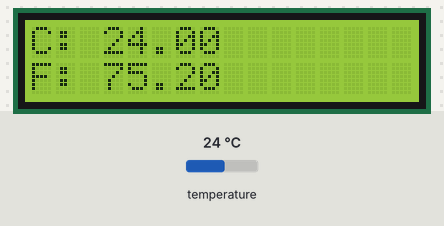
Simulated run of this sketch. Board: Arduino Uno, built with avr-gcc and run on an emulated ATmega328P. Shown: 16×2 character LCD. The inputs (shaded band) are chosen by the test bench; at power-on: temperature 24 °C.

Above: at 1.2 s.
1.3 s: temperature set to 12 °C
At 3.0 s:
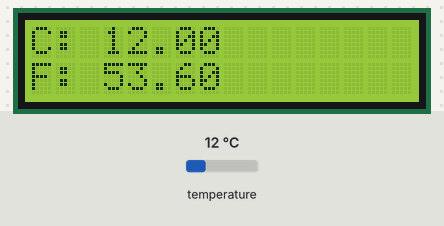
4.1 s: temperature set to 19 °C
At 5.6 s:
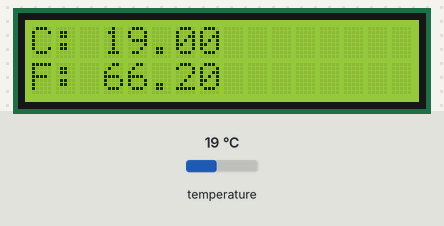
6.6 s: temperature set to 28 °C
At 8.4 s:
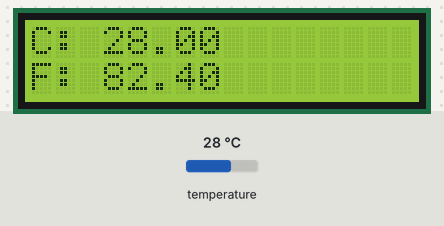
Timing chart, 0 to 9.9 s (numbered marks = the images above; inputs shaded):
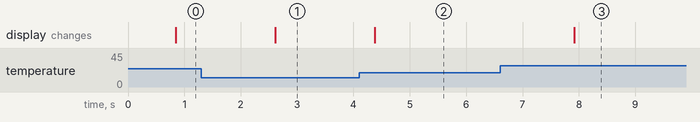

The sketch:

sketch_jul2a.ino
```cpp
#include <OneWire.h>
#include <DallasTemperature.h>
#include <LiquidCrystal.h>

// Sıcaklık sensörünün pinini belirtin
const int sensorPin = 2;

// LCD ekranın pinlerini belirtin
LiquidCrystal lcd(12, 11, 5, 4, 3, 2);

// DS18B20 sıcaklık sensörü nesnesi oluşturun
OneWire oneWire(sensorPin);
DallasTemperature sensors(&oneWire);

void setup() {
  // LCD ekranı başlatın
  lcd.begin(16, 2);

  // Sıcaklık sensörünü başlatın
  sensors.begin();
}

void loop() {
  // Sıcaklık değerini okuyun
  sensors.requestTemperatures();
  float celsius = sensors.getTempCByIndex(0);
  float fahrenheit = sensors.toFahrenheit(celsius);

  // LCD ekranına yazdırın
  lcd.setCursor(0, 0);
  lcd.print("C: " + String(celsius, 2) + "  ");
  lcd.setCursor(0, 1);
  lcd.print("F: " + String(fahrenheit, 2) + "  ");

  delay(1000); // 1 saniye bekle
}
```

Measured:
- after the input at 1.3 s, the display: changes after 1.3 s (image 1)
- after the input at 4.1 s, the display: changes after 0.28 s (image 2)
- after the input at 6.6 s, the display: changes after 1.3 s (image 3)
